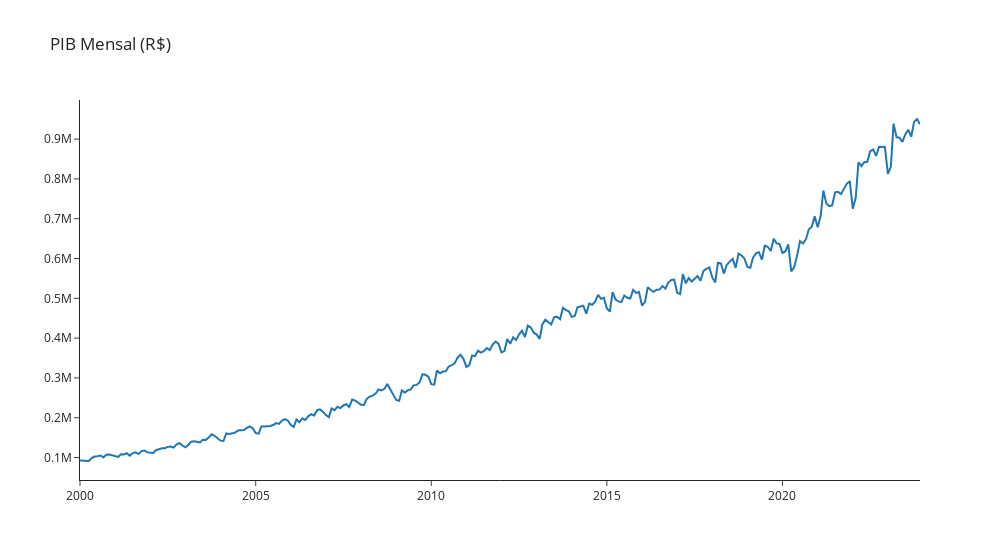

Notebook code cell kept with this figure:
### Code cell
plot_graph(pib, 'PIB Mensal (R$)')

### Figure 1 — Plotly figure (JSON) as saved in the notebook; plotly's stock layout.template omitted (floating-point values rounded to 4 significant figures; data arrays with more than 128 entries replaced by an {"elided": "..."} marker saying what was removed)
{"data": [{"type": "scatter", "x": {"elided": "288 str values"}, "y": {"elided": "288 float values"}}], "layout": {"title": {"text": "PIB Mensal (R$)"}, "width": 1000}}
